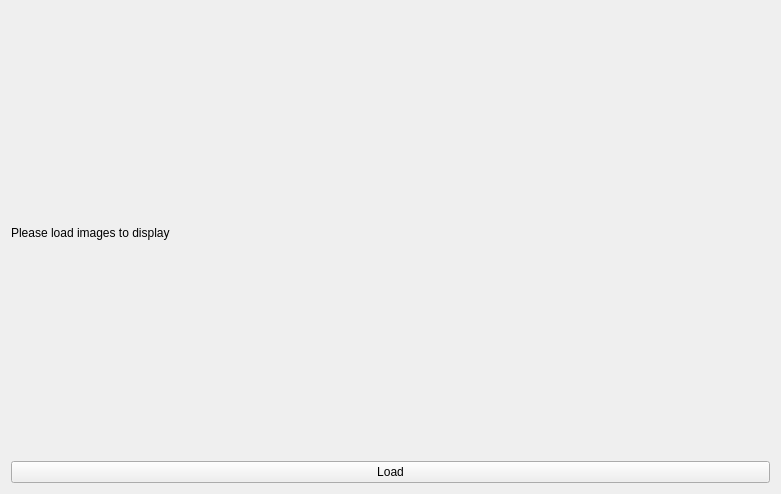
<?xml version="1.0" encoding="UTF-8"?>
<ui version="4.0">
 <class>Image</class>
 <widget class="QWidget" name="Image">
  <property name="geometry">
   <rect>
    <x>0</x>
    <y>0</y>
    <width>781</width>
    <height>494</height>
   </rect>
  </property>
  <property name="windowTitle">
   <string>Form</string>
  </property>
  <layout class="QVBoxLayout" name="verticalLayout">
   <item>
    <widget class="QLabel" name="lbImage">
     <property name="text">
      <string>Please load images to display</string>
     </property>
    </widget>
   </item>
   <item>
    <widget class="QPushButton" name="pbLoad">
     <property name="text">
      <string>Load</string>
     </property>
    </widget>
   </item>
  </layout>
 </widget>
 <resources/>
 <connections/>
</ui>
